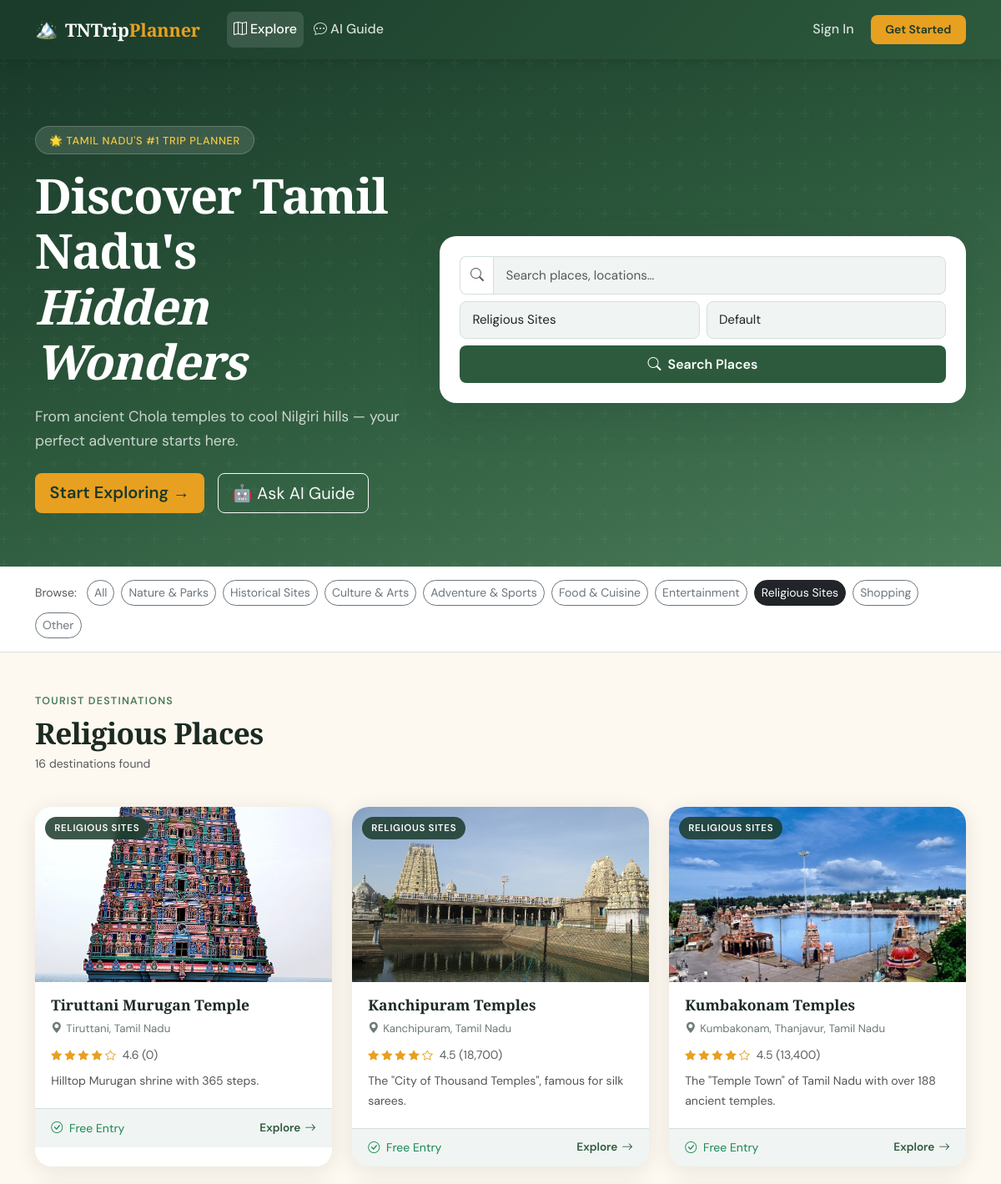
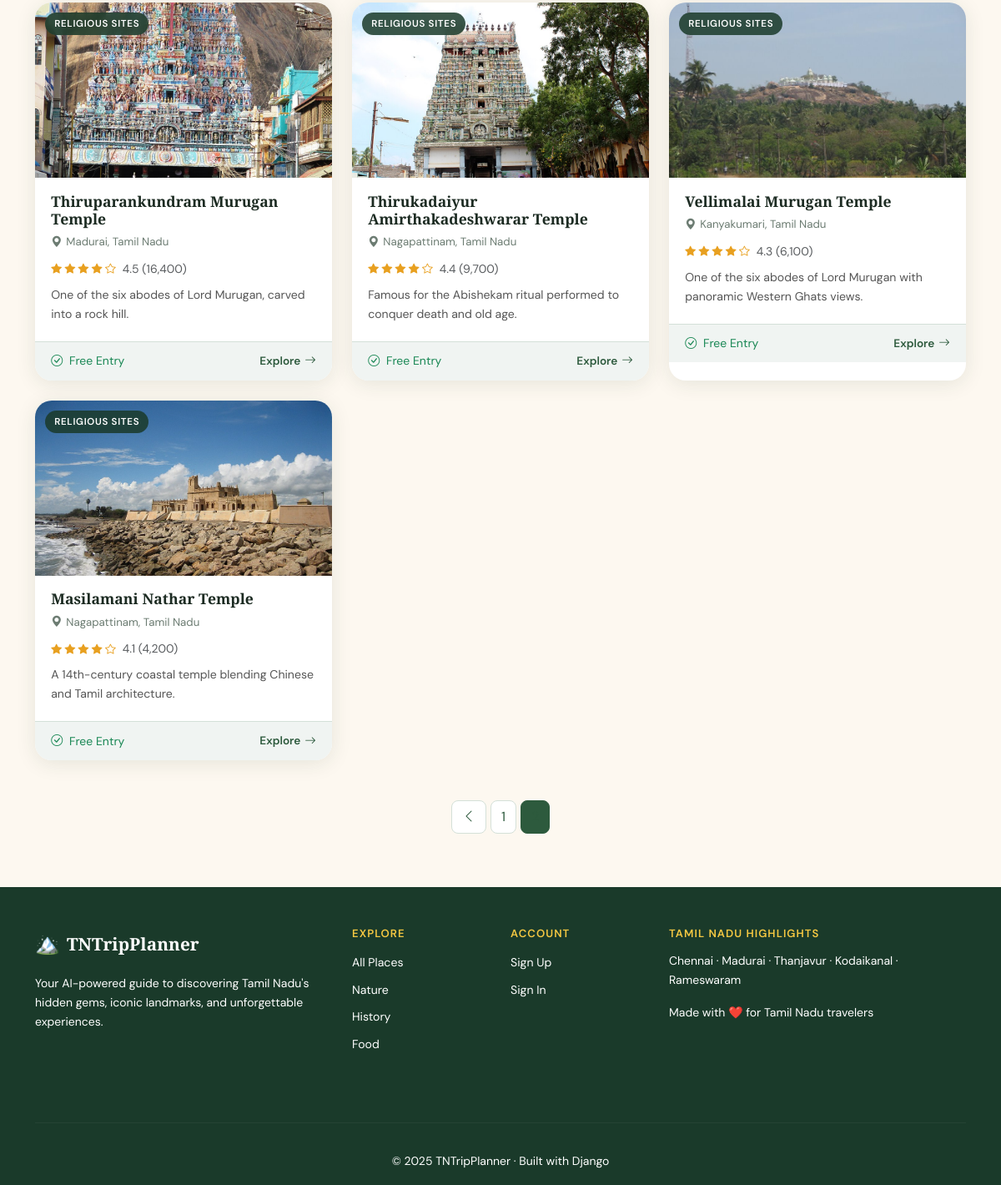
Screenshot of /places/?page=2&category=religious with the database file from the repository (2 pictures, top to bottom).
### apps/places/models.py (models this page shows, shortened)
class TouristPlace(models.Model):
    name = models.CharField(_("name"), max_length=200, db_index=True)
    slug = models.SlugField(_("slug"), max_length=220, unique=True, blank=True)
    location = models.CharField(_("location"), max_length=300, db_index=True)
    state = models.CharField(_("state"), max_length=100, default="Tamil Nadu", db_index=True)
    category = models.CharField(
        _("category"),
        max_length=30,
        choices=Category.choices,
        default=Category.OTHER,
        db_index=True,
    )
    description = models.TextField(_("description"))
    short_description = models.CharField(_("short description"), max_length=300, blank=True)
    rating = models.DecimalField(
        _("rating"),
        max_digits=3,
        decimal_places=1,
        default=3.0,
        validators=[MinValueValidator(1.0), MaxValueValidator(5.0)],
    )
    rating_count = models.PositiveIntegerField(_("rating count"), default=0)
    image = models.ImageField(
        _("image"),
        upload_to="places/%Y/%m/",
        null=True,
        blank=True,
    )
    image_alt = models.CharField(_("image alt text"), max_length=200, blank=True)
    address = models.CharField(_("address"), max_length=400, blank=True)
    latitude = models.DecimalField(max_digits=9, decimal_places=6, null=True, blank=True)
    longitude = models.DecimalField(max_digits=9, decimal_places=6, null=True, blank=True)
    website = models.URLField(_("website"), blank=True)
    phone = models.CharField(_("phone"), max_length=20, blank=True)
    entry_fee = models.DecimalField(
        _("entry fee ($)"),
        max_digits=8,
        decimal_places=2,
        null=True,
        blank=True,
        help_text=_("Leave blank if free."),
    )
    favorited_by = models.ManyToManyField(
        settings.AUTH_USER_MODEL,
        related_name="favorite_places",
        blank=True,
        verbose_name=_("favorited by"),
    )
    is_featured = models.BooleanField(_("featured"), default=False, db_index=True)
    is_active = models.BooleanField(_("active"), default=True, db_index=True)
    created_at = models.DateTimeField(auto_now_add=True)
    updated_at = models.DateTimeField(auto_now=True)
    class Meta:
        verbose_name = _("tourist place")
        verbose_name_plural = _("tourist places")
        ordering = ["-is_featured", "-rating", "name"]
        indexes = [
            models.Index(fields=["name", "location"]),
            models.Index(fields=["category", "is_active"]),
            models.Index(fields=["is_featured", "rating"]),
        ]
        constraints = [
            UniqueConstraint(Lower("name"), name="uniq_place_name_ci"),
        ]
    def get_absolute_url(self):
        return reverse("places:detail", kwargs={"slug": self.slug})
    @property
    def image_url(self) -> str:
        if self.image:
            return self.image.url
    @property
    def is_free(self) -> bool:
        return self.entry_fee is None or self.entry_fee == 0
    @property
    def star_range(self):
        return range(1, 6)

### apps/places/views.py (the view)
# urls.py: path("", views.PlaceListView.as_view(), name="list"),
class PlaceListView(ListView):
    model = TouristPlace
    template_name = "places/list.html"
    context_object_name = "places"
    def get_queryset(self):
        self.form = PlaceSearchForm(self.request.GET)
        q = self.request.GET.get("q", "").strip()
        category = self.request.GET.get("category", "").strip()
        ordering = self.request.GET.get("ordering", "").strip()
        self.is_unfiltered = not q and not category and not ordering
        qs = services.search_and_filter_places(query=q, category=category, ordering=ordering)
        if self.is_unfiltered:
            self.featured_qs = services.get_featured_places(3)
            qs = qs.exclude(pk__in=self.featured_qs.values_list("pk", flat=True))
        else:
            self.featured_qs = services.get_featured_places(0)
        return qs
    def get_context_data(self, **kwargs):
        ctx = super().get_context_data(**kwargs)
        qs = self.get_queryset()
        page = self.request.GET.get("page", 1)
        ctx["page_obj"] = services.paginate_queryset(qs, page)
        ctx["places"] = ctx["page_obj"]  # override the list with paginated result
        ctx["form"] = PlaceSearchForm(self.request.GET)
        ctx["categories"] = Category.choices
        ctx["featured"] = getattr(self, "featured_qs", services.get_featured_places(3))
        ctx["total_count"] = qs.count()
        ctx["current_q"] = self.request.GET.get("q", "")
        ctx["current_category"] = self.request.GET.get("category", "")
        return ctx

### apps/places/forms.py
class PlaceSearchForm(forms.Form):
    q = forms.CharField(
        required=False,
        label="Search",
        widget=forms.TextInput(attrs={
            "class": "form-control",
            "placeholder": "Search places, locations…",
            "aria-label": "Search places",
        }),
    )
    category = forms.ChoiceField(
        required=False,
        label="Category",
        choices=[("", "All Categories")] + list(Category.choices),
        widget=forms.Select(attrs={"class": "form-select"}),
    )
    ordering = forms.ChoiceField(
        required=False,
        label="Sort by",
        choices=[
            ("", "Default"),
            ("rating", "Highest Rated"),
            ("name", "Name A–Z"),
            ("newest", "Newest"),
            ("featured", "Featured First"),
        ],
        widget=forms.Select(attrs={"class": "form-select"}),
    )

### apps/places/services.py (called while the page is built, shortened)
def get_active_places() -> QuerySet:
    return (
        TouristPlace.objects
        .filter(is_active=True)
        .prefetch_related("favorited_by")
    )

def search_and_filter_places(
    query: str = "",
    category: str = "",
    ordering: str = "",
) -> QuerySet:
    qs = get_active_places()
    if category and category in Category.values:
        qs = qs.filter(category=category)
    ordering_map = {
        "rating": "-rating",
        "name": "name",
        "newest": "-created_at",
        "featured": "-is_featured",
    }
    if ordering in ordering_map:
        qs = qs.order_by(ordering_map[ordering])
    return qs

def paginate_queryset(qs: QuerySet, page: int, per_page: int = PER_PAGE):
    paginator = Paginator(qs, per_page)
    try:
        return paginator.page(page)
    except PageNotAnInteger:
        return paginator.page(1)
    except EmptyPage:
        return paginator.page(paginator.num_pages)

def get_featured_places(limit: int = 3) -> QuerySet:
    return get_active_places().filter(is_featured=True)[:limit]

### templates/places/list.html (shortened to what this page needs)
{% extends "base.html" %}
{% load static humanize %}
{% block content %}
<section class="tn-hero">
  <div class="container position-relative" style="z-index:2;">
    <div class="row align-items-center g-5">
      <div class="col-lg-5">
        <div class="hero-badge">🌟 Tamil Nadu's #1 Trip Planner</div>
        <h1>Discover Tamil Nadu's<br><em>Hidden Wonders</em></h1>
        <p class="hero-sub">From ancient Chola temples to cool Nilgiri hills — your perfect adventure starts here.</p>
        {% if not user.is_authenticated %}
        <div class="d-flex gap-3 mt-4 flex-wrap">
          <a href="{% url 'users:register' %}" class="btn btn-accent btn-lg">Start Exploring →</a>
          <a href="{% url 'chatbot:chat' %}" class="btn btn-outline-light btn-lg">🤖 Ask AI Guide</a>
        </div>
        {% endif %}
      </div>
      <div class="col-lg-7">
        <div class="search-card">
          <form method="get" action="{% url 'places:list' %}">
            <div class="row g-2">
              <div class="col-12">
                <div class="input-group">
                  <span class="input-group-text bg-transparent border-end-0" style="border:1.5px solid var(--tn-border);border-right:none;border-radius:8px 0 0 8px;">
                    <i class="bi bi-search text-muted"></i>
                  </span>
                  {{ form.q }}
                </div>
              </div>
              <div class="col-sm-6">{{ form.category }}</div>
              <div class="col-sm-6">{{ form.ordering }}</div>
              <div class="col-12">
                <button type="submit" class="btn btn-search w-100">
                  <i class="bi bi-search me-2"></i>Search Places
                </button>
              </div>
            </div>
          </form>
        </div>
      </div>
    </div>
  </div>
</section>
<section class="py-3 bg-white border-bottom">
  <div class="container">
    <div class="d-flex gap-2 flex-wrap align-items-center">
      <span class="text-muted small fw-500 me-1">Browse:</span>
      <a href="{% url 'places:list' %}"
         class="btn btn-sm {% if not current_category %}btn-dark{% else %}btn-outline-secondary{% endif %} rounded-pill">
        All
      </a>
      {% for val, label in categories %}
      <a href="{% url 'places:list' %}?category={{ val }}{% if request.GET.q %}&q={{ request.GET.q }}{% endif %}"
         class="btn btn-sm {% if current_category == val %}btn-dark{% else %}btn-outline-secondary{% endif %} rounded-pill">
        {{ label }}
      </a>
      {% endfor %}
    </div>
  </div>
</section>
<section class="py-5">
  <div class="container">
    <div class="d-flex justify-content-between align-items-center mb-4 flex-wrap gap-3">
      <div>
        <div class="section-eyebrow">Tourist Destinations</div>
        <h2 class="section-title mb-0">
          {% if current_q %}
            Results for "<em>{{ current_q }}</em>"
          {% elif current_category %}
            {{ current_category|capfirst }} Places
          {% else %}
            Explore Tamil Nadu
          {% endif %}
        </h2>
        <p class="text-muted small mt-1">
          {{ total_count|intcomma }} destination{{ total_count|pluralize }} found
        </p>
      </div>
    </div>
    {% if places %}
    <div class="row g-4" id="places-grid">
      {% for place in places %}
      <div class="col-sm-6 col-lg-4">
        <div class="place-card position-relative">
          <div class="card-img-wrap">
            <img src="{{ place.image_url }}" alt="{{ place.image_alt|default:place.name }}" loading="lazy" />
            <span class="category-badge">{{ place.get_category_display }}</span>
          </div>
          <div class="card-body">
            <h5 class="card-title">{{ place.name }}</h5>
            <p class="card-location"><i class="bi bi-geo-alt-fill"></i>{{ place.location }}</p>
            <div class="d-flex align-items-center gap-2 mb-2">
              <span class="rating-stars">
                {% for i in place.star_range %}
                  {% if i <= place.rating %}<i class="bi bi-star-fill"></i>{% else %}<i class="bi bi-star"></i>{% endif %}
                {% endfor %}
              </span>
              <span class="small text-muted">{{ place.rating }} ({{ place.rating_count|intcomma }})</span>
            </div>
            <p class="card-text">{{ place.short_description|default:place.description }}</p>
          </div>
          <div class="card-footer">
            <span class="small {% if place.is_free %}text-success{% else %}text-muted{% endif %}">
              <i class="bi bi-{% if place.is_free %}check-circle{% else %}currency-dollar{% endif %} me-1"></i>
              {% if place.is_free %}Free Entry{% else %}${{ place.entry_fee }}{% endif %}
            </span>
            <a href="{{ place.get_absolute_url }}" class="btn-card-link">
              Explore <i class="bi bi-arrow-right"></i>
            </a>
          </div>
        </div>
      </div>
      {% endfor %}
    </div>
    {% if page_obj.has_other_pages %}
    <nav class="mt-5 d-flex justify-content-center" aria-label="Places pagination">
      <ul class="pagination tn-pagination gap-1">
        {% if page_obj.has_previous %}
        <li class="page-item">
          <a class="page-link" href="?page={{ page_obj.previous_page_number }}{% if current_q %}&q={{ current_q }}{% endif %}{% if current_category %}&category={{ current_category }}{% endif %}">
            <i class="bi bi-chevron-left"></i>
          </a>
        </li>
        {% endif %}
        {% for num in page_obj.paginator.page_range %}
          {% if page_obj.number == num %}
            <li class="page-item active"><span class="page-link">{{ num }}</span></li>
          {% elif num > page_obj.number|add:'-3' and num < page_obj.number|add:'3' %}
            <li class="page-item">
              <a class="page-link" href="?page={{ num }}{% if current_q %}&q={{ current_q }}{% endif %}{% if current_category %}&category={{ current_category }}{% endif %}">{{ num }}</a>
            </li>
          {% endif %}
        {% endfor %}
      </ul>
    </nav>
    {% endif %}
    {% endif %}
  </div>
</section>
{% endblock %}

### rows the page displays
TouristPlace: image_url (picture), category "RELIGIOUS SITES", name "Tiruttani Murugan Temple", location "Tiruttani, Tamil Nadu", rating "4.6", rating_count "0", short_description "Hilltop Murugan shrine with 365 steps.", shows "Free Entry"
TouristPlace: image_url (picture), category "RELIGIOUS SITES", name "Kanchipuram Temples", location "Kanchipuram, Tamil Nadu", rating "4.5", rating_count "18,700", short_description "The \"City of Thousand Temples\", famous for silk sarees.", shows "Free Entry"
TouristPlace: image_url (picture), category "RELIGIOUS SITES", name "Kumbakonam Temples", location "Kumbakonam, Thanjavur, Tamil Nadu", rating "4.5", rating_count "13,400", short_description "The \"Temple Town\" of Tamil Nadu with over 188 ancient temples.", shows "Free Entry"
TouristPlace: image_url (picture), category "RELIGIOUS SITES", name "Thiruparankundram Murugan Temple", location "Madurai, Tamil Nadu", rating "4.5", rating_count "16,400", short_description "One of the six abodes of Lord Murugan, carved into a rock hill.", shows "Free Entry"
TouristPlace: image_url (picture), category "RELIGIOUS SITES", name "Thirukadaiyur Amirthakadeshwarar Temple", location "Nagapattinam, Tamil Nadu", rating "4.4", rating_count "9,700", short_description "Famous for the Abishekam ritual performed to conquer death and old age.", shows "Free Entry"
TouristPlace: image_url (picture), category "RELIGIOUS SITES", name "Vellimalai Murugan Temple", location "Kanyakumari, Tamil Nadu", rating "4.3", rating_count "6,100", short_description "One of the six abodes of Lord Murugan with panoramic Western Ghats views.", shows "Free Entry"
TouristPlace: image_url (picture), category "RELIGIOUS SITES", name "Masilamani Nathar Temple", location "Nagapattinam, Tamil Nadu", rating "4.1", rating_count "4,200", short_description "A 14th-century coastal temple blending Chinese and Tamil architecture.", shows "Free Entry"

### other values shown
{{ label }} "Nature & Parks" "Historical Sites" "Culture & Arts" "Adventure & Sports" "Food & Cuisine" "Entertainment" "Religious Sites" "Shopping" "Other"
{{ current_category|capfirst }} "Religious"
{{ total_count|intcomma }} "16"
{{ num }} "1"
